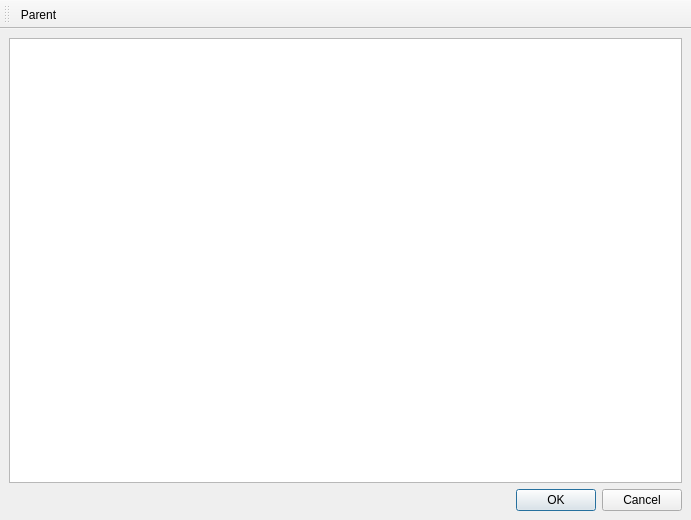
<?xml version="1.0" encoding="UTF-8"?>
<ui version="4.0">
 <class>MainWindow</class>
 <widget class="QMainWindow" name="MainWindow">
  <property name="geometry">
   <rect>
    <x>0</x>
    <y>0</y>
    <width>691</width>
    <height>520</height>
   </rect>
  </property>
  <property name="windowTitle">
   <string>File Explorer</string>
  </property>
  <widget class="QWidget" name="centralwidget">
   <layout class="QVBoxLayout" name="verticalLayout_2">
    <item>
     <layout class="QVBoxLayout" name="verticalLayout">
      <item>
       <widget class="QListView" name="listView"/>
      </item>
      <item>
       <widget class="QDialogButtonBox" name="buttonBox">
        <property name="standardButtons">
         <set>QDialogButtonBox::Cancel|QDialogButtonBox::Ok</set>
        </property>
       </widget>
      </item>
     </layout>
    </item>
   </layout>
  </widget>
  <widget class="QToolBar" name="toolBar">
   <property name="windowTitle">
    <string>toolBar</string>
   </property>
   <attribute name="toolBarArea">
    <enum>TopToolBarArea</enum>
   </attribute>
   <attribute name="toolBarBreak">
    <bool>false</bool>
   </attribute>
   <addaction name="actionGetParent"/>
  </widget>
  <action name="actionGetParent">
   <property name="text">
    <string>Parent</string>
   </property>
   <property name="shortcut">
    <string>Backspace</string>
   </property>
  </action>
 </widget>
 <resources/>
 <connections>
  <connection>
   <sender>listView</sender>
   <signal>clicked(QModelIndex)</signal>
   <receiver>MainWindow</receiver>
   <slot>lower()</slot>
   <hints>
    <hint type="sourcelabel">
     <x>345</x>
     <y>256</y>
    </hint>
    <hint type="destinationlabel">
     <x>345</x>
     <y>259</y>
    </hint>
   </hints>
  </connection>
 </connections>
</ui>
